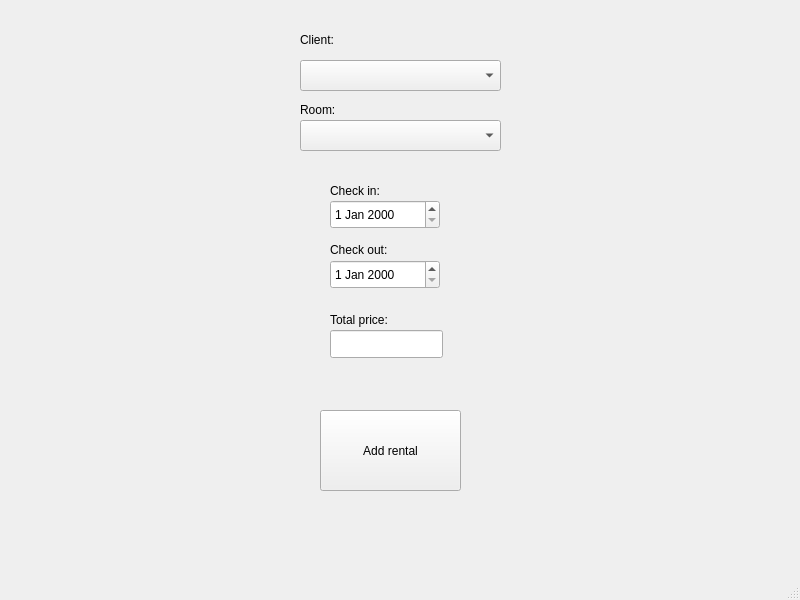
<?xml version="1.0" encoding="UTF-8"?>
<ui version="4.0">
 <class>addrental</class>
 <widget class="QMainWindow" name="addrental">
  <property name="geometry">
   <rect>
    <x>0</x>
    <y>0</y>
    <width>800</width>
    <height>600</height>
   </rect>
  </property>
  <property name="windowTitle">
   <string>MainWindow</string>
  </property>
  <widget class="QWidget" name="centralwidget">
   <widget class="QPushButton" name="pushButton_add_rental">
    <property name="geometry">
     <rect>
      <x>320</x>
      <y>410</y>
      <width>141</width>
      <height>81</height>
     </rect>
    </property>
    <property name="text">
     <string>Add rental</string>
    </property>
   </widget>
   <widget class="QComboBox" name="comboBox_client">
    <property name="geometry">
     <rect>
      <x>300</x>
      <y>60</y>
      <width>201</width>
      <height>31</height>
     </rect>
    </property>
   </widget>
   <widget class="QDateEdit" name="dateEdit_checkin">
    <property name="geometry">
     <rect>
      <x>330</x>
      <y>200</y>
      <width>110</width>
      <height>29</height>
     </rect>
    </property>
   </widget>
   <widget class="QDateEdit" name="dateEdit_checkout">
    <property name="geometry">
     <rect>
      <x>330</x>
      <y>260</y>
      <width>110</width>
      <height>29</height>
     </rect>
    </property>
   </widget>
   <widget class="QComboBox" name="comboBox_room">
    <property name="geometry">
     <rect>
      <x>300</x>
      <y>120</y>
      <width>201</width>
      <height>31</height>
     </rect>
    </property>
   </widget>
   <widget class="QLineEdit" name="lineEdit_price">
    <property name="geometry">
     <rect>
      <x>330</x>
      <y>330</y>
      <width>113</width>
      <height>28</height>
     </rect>
    </property>
   </widget>
   <widget class="QLabel" name="label">
    <property name="geometry">
     <rect>
      <x>300</x>
      <y>30</y>
      <width>63</width>
      <height>20</height>
     </rect>
    </property>
    <property name="text">
     <string>Client:</string>
    </property>
   </widget>
   <widget class="QLabel" name="label_2">
    <property name="geometry">
     <rect>
      <x>300</x>
      <y>100</y>
      <width>63</width>
      <height>20</height>
     </rect>
    </property>
    <property name="text">
     <string>Room:</string>
    </property>
   </widget>
   <widget class="QLabel" name="label_3">
    <property name="geometry">
     <rect>
      <x>330</x>
      <y>180</y>
      <width>63</width>
      <height>21</height>
     </rect>
    </property>
    <property name="text">
     <string>Check in:</string>
    </property>
   </widget>
   <widget class="QLabel" name="label_4">
    <property name="geometry">
     <rect>
      <x>330</x>
      <y>240</y>
      <width>91</width>
      <height>20</height>
     </rect>
    </property>
    <property name="text">
     <string>Check out:</string>
    </property>
   </widget>
   <widget class="QLabel" name="label_5">
    <property name="geometry">
     <rect>
      <x>330</x>
      <y>310</y>
      <width>91</width>
      <height>20</height>
     </rect>
    </property>
    <property name="text">
     <string>Total price:</string>
    </property>
   </widget>
  </widget>
  <widget class="QMenuBar" name="menubar">
   <property name="geometry">
    <rect>
     <x>0</x>
     <y>0</y>
     <width>800</width>
     <height>25</height>
    </rect>
   </property>
  </widget>
  <widget class="QStatusBar" name="statusbar"/>
 </widget>
 <resources/>
 <connections/>
</ui>
